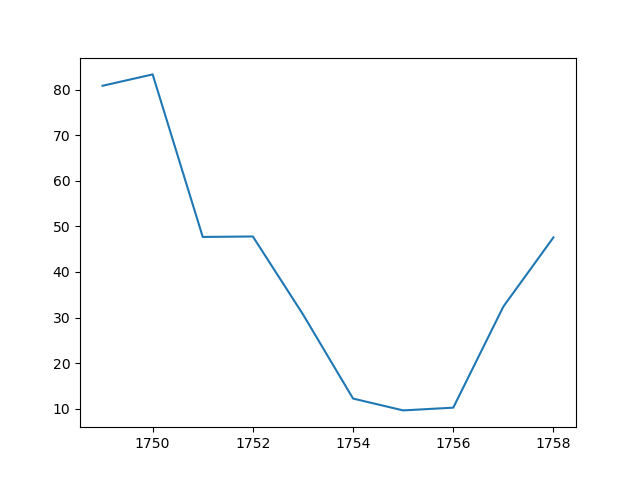

This chart was generated by the following Python code:

 import matplotlib.pyplot as plt
 import pandas as pd
 file =  pd.read_csv("C:/Users/gestor/Downloads/a2_MANCHAS(1).csv")
 a = list(file["Ano"])[:10]
 b = list(file["manchas"])[:10]
 plt.plot(a,b)
[<matplotlib.lines.Line2D object at 0x0824D770>]
 plt.savefig("exercicio2.png")
 
